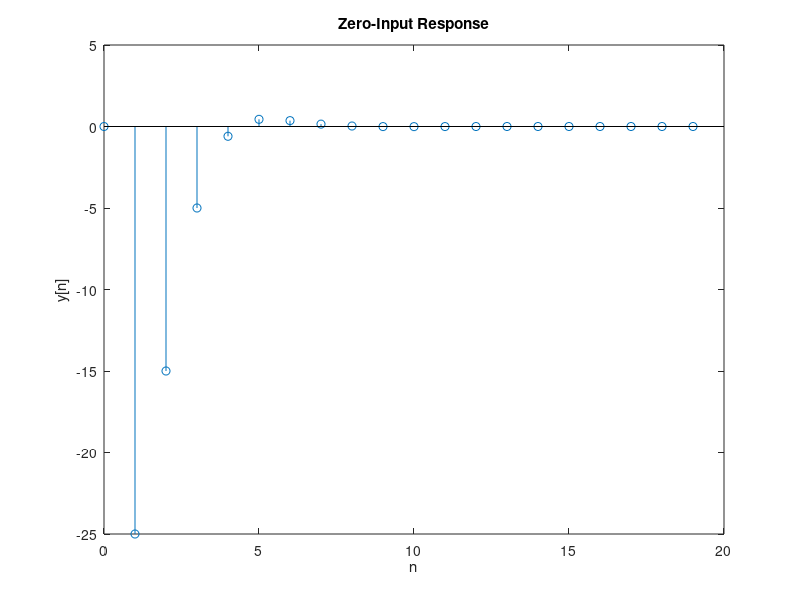
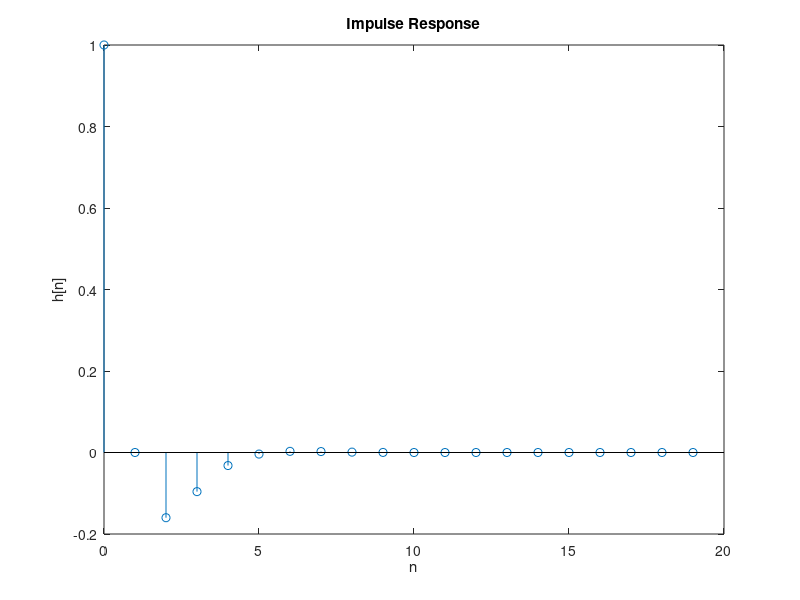

These figures' MATLAB source, in order: (Note: this script raises an error after producing the figures.)
% Given equation: y[n+2] - 0.6*y[n+1] + 0.16*y[n] = 0
% Initial conditions
y = zeros(1, 20);  % Allocate 20 samples
y(-1 + 3) = -25;   % Adjusting index for MATLAB (y[-1] is at index 2)
y(-2 + 3) = 0;     % y[-2] is at index 1

% Iterative solution for the homogeneous equation (zero-input response)
for n = 3:20  % Starting from n = 3, corresponding to y[0]
    y(n) = 0.6 * y(n-1) - 0.16 * y(n-2);  % Update based on the recurrence relation
end

% Plot the Zero-Input Response (homogeneous solution)
figure;
stem(0:19, y);
title('Zero-Input Response');
xlabel('n');
ylabel('y[n]');

% To find the Impulse Response
N = 20;

% Allocate an array for impulse response
h = zeros(1, N);

% Define initial conditions for the impulse response
h(1) = 1;  % Impulse at n = 0
h(2) = 0;  % h[-1] = 0 (assume initial condition)

% Compute impulse response iteratively
for n = 3:N
    h(n) = 0.6 * h(n-1) - 0.16 * h(n-2);  % Based on the given recurrence relation
end

% Plot the Impulse Response
figure;
stem(0:19, h);
%stem(0:19,impulse_response);
title('Impulse Response');
xlabel('n');
ylabel('h[n]');
% 
% Zero-State Response can be found by convolving the impulse response with an input
input_signal = zeros(1, 20);  % Example input signal
zero_state_response = conv(input_signal, impulse_response);
zero_state_response = zero_state_response(1:20);  % Truncate to 20 samples

% Plot the Zero-State Response
figure;
stem(0:19, zero_state_response);
title('Zero-State Response');
xlabel('n');
ylabel('y_{zs}[n]');

% Total Response (Sum of Zero-Input and Zero-State Responses)
total_response = y + zero_state_response;

% Plot the Total Response
figure;
stem(0:19, total_response);
title('Total Response');
xlabel('n');
ylabel('y_{total}[n]');
